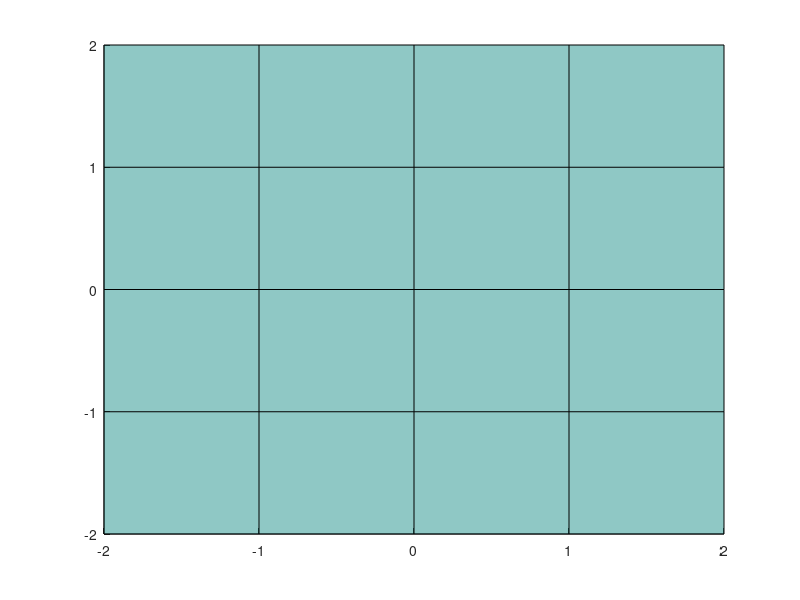

Recreate this plot in MATLAB. (Note: this script raises an error after producing the figure.)
addpath(genpath("../Utils"));%矩阵相关
% 初始位置
p0 = [0; 0; 0];

% 初始速度旋量
V0 = [0.5; 0.3; 0.7; 0.2; 0.4; 0.6];

% 场范围
distance = 1;
num=2;
range =num*distance;
% 要显示的模式：'all', 'w', 'v', 'null'
showType = 'v';
% showType = 'all';
% 缩放比例
rate = 0.5;

hold on
[x, y] = meshgrid(-range:distance:range, -range:distance:range);
z = p0(3) * ones(size(x));
surf(x, y, z, 'FaceAlpha', 0.5);

% 调用 showTwistFiled 函数显示速度场
showTwistPlane(p0, V0, num, distance, showType, rate);
% showTwistFiled(p0, V0, num, distance, showType, rate);

% 设置相机的角度
azimuth = 45; % 方位角
elevation = 30; % 仰角
view(azimuth, elevation); % 设置相机角度

axis equal
